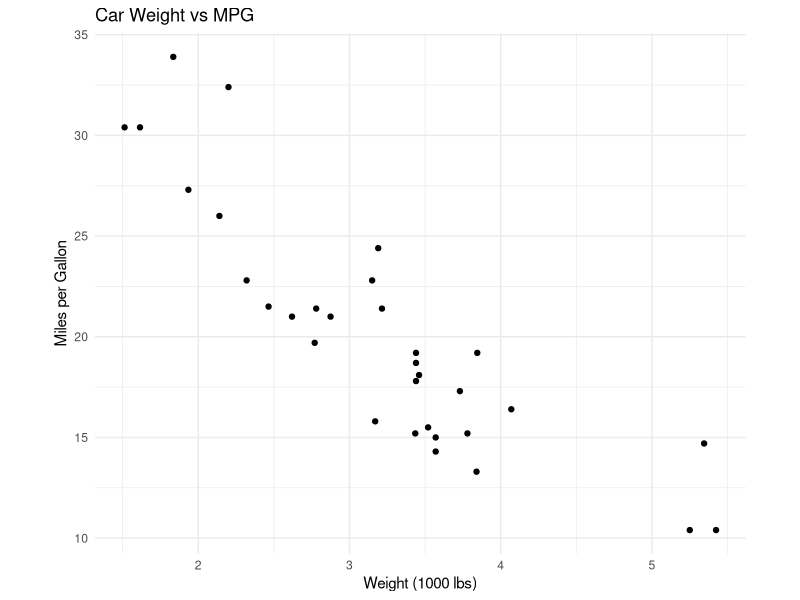

Recreate this plot in R.
## ---- chunk 1
library(dplyr)
library(ggplot2)
## ---- chunk 2
2 + 2
3 + 2
5 + 2
## ---- chunk 3
mtcars %>%
  head() %>%
  select(-drat, -qsec, -wt) %>% 
  knitr::kable(format = "simple", caption="mt cars preview")
## ---- chunk 4
ggplot(mtcars, aes(x = wt, y = mpg)) +
  geom_point() +
  theme_minimal() +
  theme(aspect.ratio = 0.8) +
  labs(title = "Car Weight vs MPG",
       x = "Weight (1000 lbs)",
       y = "Miles per Gallon")
